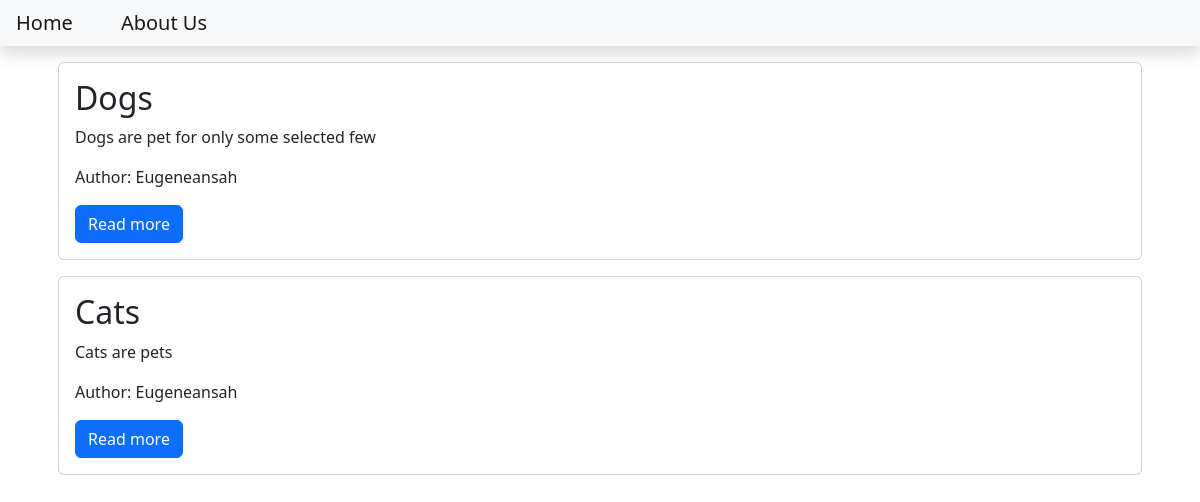
Before: / with the older database file.
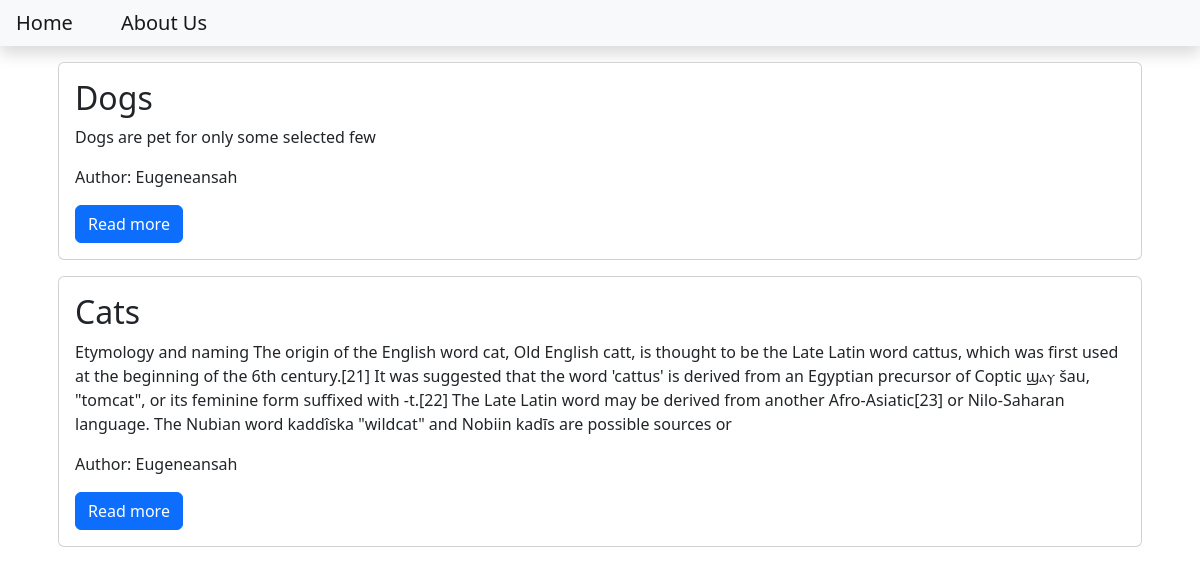
After: the same page with the newer database file.
### blog/models.py (models this page shows, shortened)
class Post(models.Model):
    title = models.CharField(max_length=300)
    content = models.TextField()
    date_created = models.DateTimeField(auto_now_add=True)
    slug = models.SlugField(max_length=200, unique=True)
    author = models.ForeignKey(to=User, on_delete=models.CASCADE)
    status = models.IntegerField(choices= STATUS, default=0)

### blog/views.py (the view)
# urls.py: path('', views.PostList.as_view(), name='home')
class PostList(generic.ListView):
    queryset = Post.objects.filter(status=1).order_by('-date_created')
    template_name = 'index.html'

### templates/index.html
{% extends 'base.html' %} {% block content %}
<div class="container">
  {% for post in post_list%}
  <div class="card m-3">
    <div class="card-body">
      <h2 class="card-title">{{post.title}}</h2>
      <p class="card-text">{{post.content | slice:"500"}}</p>
      <p>Author: {{post.author | title}}</p>
      <a class="btn btn-primary" href="{% url 'blog_view' post.slug %}"
        >Read more</a
      >
    </div>
  </div>
  {%endfor%}
</div>
{% endblock content %}

### templates/base.html (shortened to what this page needs)
<!DOCTYPE html>
<html lang="en">
  <head>
    <link
      href="https://cdn.jsdelivr.net/npm/bootstrap@5.2.2/dist/css/bootstrap.min.css"
      rel="stylesheet"
    />
  </head>
  <body>
    <nav
      class="navbar navbar-expand-lg navbar-light bg-light shadow mb-3"
      id="mainNav"
    >
      <div class="collapse navbar-collapse" id="navbarResponsive">
        <ul class="navbar-nav ml-auto">
          <li class="nav-item">
            <a class="navbar-brand p-3" href="{% url 'home' %}">Home</a>
          </li>
          <li>
            <a class="navbar-brand p-3" href="{% url 'about_view' %}">About Us</a>
          </li>
        </ul>
      </div>
    </nav>
    {% block content%} {% endblock content%}
  </body>
</html>

Changed rows visible on the page:
changed Post "Cats": content "Cats are pets" → "Etymology and naming The origin of the English word cat, Old English catt, is thought to be the Late Latin word cattus, which was first used at the beginning of the 6th century.[21] It was suggested that the word 'cattus' is derived from an Egyptian precursor of Coptic ϣⲁⲩ šau, \"tomcat\", or its feminine form suffixed with -t.[22] The Late Latin word may be derived from another Afro-Asiatic[23] or Nilo-Saharan language. The Nubian word kaddîska \"wildcat\" and Nobiin kadīs are possible sources or"
